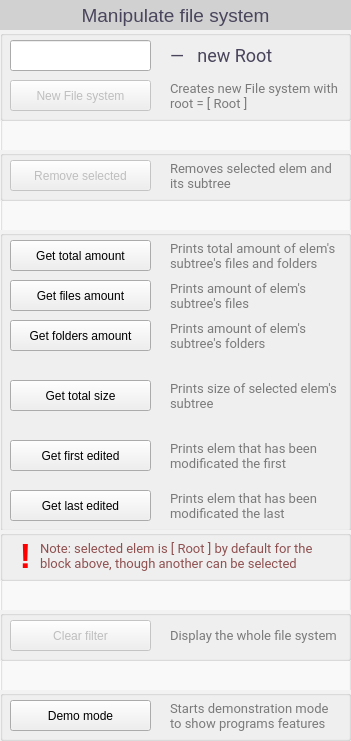
     <widget class="QGroupBox" name="ManipulateFileSystem">
      <property name="enabled">
       <bool>true</bool>
      </property>
      <property name="geometry">
       <rect>
        <x>1130</x>
        <y>20</y>
        <width>351</width>
        <height>741</height>
       </rect>
      </property>
      <property name="acceptDrops">
       <bool>false</bool>
      </property>
      <property name="styleSheet">
       <string notr="true">QGroupBox {
	background-color: #fcfcfc;
}
</string>
      </property>
      <property name="title">
       <string/>
      </property>
      <widget class="QLabel" name="label_114">
       <property name="geometry">
        <rect>
         <x>0</x>
         <y>0</y>
         <width>351</width>
         <height>31</height>
        </rect>
       </property>
       <property name="styleSheet">
        <string notr="true">QLabel {
	color: #4a455c;
	font-size: 19px;
	background-color: #d1d1d1;
	padding: 2px;
}</string>
       </property>
       <property name="text">
        <string>Manipulate file system</string>
       </property>
       <property name="alignment">
        <set>Qt::AlignCenter</set>
       </property>
      </widget>
      <widget class="QGroupBox" name="groupBox_51">
       <property name="geometry">
        <rect>
         <x>0</x>
         <y>230</y>
         <width>351</width>
         <height>301</height>
        </rect>
       </property>
       <property name="styleSheet">
        <string notr="true">QGroupBox {
	background-color: #f2f2f2;
	color: #4a455c;
	font-size: 17px;
	padding-top: 5px;
}</string>
       </property>
       <property name="title">
        <string/>
       </property>
       <widget class="QLabel" name="label_119">
        <property name="geometry">
         <rect>
          <x>170</x>
          <y>10</y>
          <width>171</width>
          <height>31</height>
         </rect>
        </property>
        <property name="styleSheet">
         <string notr="true">color: #7a7a7a;
font-size: 13px;
font-family: Roboto;</string>
        </property>
        <property name="text">
         <string>Prints total amount of elem's subtree's files and folders</string>
        </property>
        <property name="wordWrap">
         <bool>true</bool>
        </property>
       </widget>
       <widget class="QPushButton" name="getTotalAmountElemButton">
        <property name="enabled">
         <bool>true</bool>
        </property>
        <property name="geometry">
         <rect>
          <x>10</x>
          <y>10</y>
          <width>141</width>
          <height>31</height>
         </rect>
        </property>
        <property name="text">
         <string>Get total amount</string>
        </property>
       </widget>
       <widget class="QPushButton" name="getFilesAmountElemButton">
        <property name="enabled">
         <bool>true</bool>
        </property>
        <property name="geometry">
         <rect>
          <x>10</x>
          <y>50</y>
          <width>141</width>
          <height>31</height>
         </rect>
        </property>
        <property name="text">
         <string>Get files amount</string>
        </property>
       </widget>
       <widget class="QLabel" name="label_128">
        <property name="geometry">
         <rect>
          <x>170</x>
          <y>50</y>
          <width>171</width>
          <height>31</height>
         </rect>
        </property>
        <property name="styleSheet">
         <string notr="true">color: #7a7a7a;
font-size: 13px;
font-family: Roboto;</string>
        </property>
        <property name="text">
         <string>Prints amount of elem's subtree's files</string>
        </property>
        <property name="wordWrap">
         <bool>true</bool>
        </property>
       </widget>
       <widget class="QLabel" name="label_129">
        <property name="geometry">
         <rect>
          <x>170</x>
          <y>90</y>
          <width>171</width>
          <height>31</height>
         </rect>
        </property>
        <property name="styleSheet">
         <string notr="true">color: #7a7a7a;
font-size: 13px;
font-family: Roboto;</string>
        </property>
        <property name="text">
         <string>Prints amount of elem's subtree's folders</string>
        </property>
        <property name="wordWrap">
         <bool>true</bool>
        </property>
       </widget>
       <widget class="QPushButton" name="getFoldersAmountElemButton">
        <property name="enabled">
         <bool>true</bool>
        </property>
        <property name="geometry">
         <rect>
          <x>10</x>
          <y>90</y>
          <width>141</width>
          <height>31</height>
         </rect>
        </property>
        <property name="text">
         <string>Get folders amount</string>
        </property>
       </widget>
       <widget class="QLabel" name="label_117">
        <property name="geometry">
         <rect>
          <x>170</x>
          <y>150</y>
          <width>171</width>
          <height>31</height>
         </rect>
        </property>
        <property name="styleSheet">
         <string notr="true">color: #7a7a7a;
font-size: 13px;
font-family: Roboto;</string>
        </property>
        <property name="text">
         <string>Prints size of selected elem's subtree</string>
        </property>
        <property name="wordWrap">
         <bool>true</bool>
        </property>
       </widget>
       <widget class="QPushButton" name="getTotalSizeElemButton">
        <property name="enabled">
         <bool>true</bool>
        </property>
        <property name="geometry">
         <rect>
          <x>10</x>
          <y>150</y>
          <width>141</width>
          <height>31</height>
         </rect>
        </property>
        <property name="text">
         <string>Get total size</string>
        </property>
       </widget>
       <widget class="QPushButton" name="getFirstEditedElemButton">
        <property name="enabled">
         <bool>true</bool>
        </property>
        <property name="geometry">
         <rect>
          <x>10</x>
          <y>210</y>
          <width>141</width>
          <height>31</height>
         </rect>
        </property>
        <property name="text">
         <string>Get first edited</string>
        </property>
       </widget>
       <widget class="QLabel" name="label_131">
        <property name="geometry">
         <rect>
          <x>170</x>
          <y>210</y>
          <width>171</width>
          <height>31</height>
         </rect>
        </property>
        <property name="styleSheet">
         <string notr="true">color: #7a7a7a;
font-size: 13px;
font-family: Roboto;</string>
        </property>
        <property name="text">
         <string>Prints elem that has been modificated the first</string>
        </property>
        <property name="wordWrap">
         <bool>true</bool>
        </property>
       </widget>
       <widget class="QPushButton" name="getLastEditedElemButton">
        <property name="enabled">
         <bool>true</bool>
        </property>
        <property name="geometry">
         <rect>
          <x>10</x>
          <y>260</y>
          <width>141</width>
          <height>31</height>
         </rect>
        </property>
        <property name="text">
         <string>Get last edited</string>
        </property>
       </widget>
       <widget class="QLabel" name="label_130">
        <property name="geometry">
         <rect>
          <x>170</x>
          <y>260</y>
          <width>171</width>
          <height>31</height>
         </rect>
        </property>
        <property name="styleSheet">
         <string notr="true">color: #7a7a7a;
font-size: 13px;
font-family: Roboto;</string>
        </property>
        <property name="text">
         <string>Prints elem that has been modificated the last</string>
        </property>
        <property name="wordWrap">
         <bool>true</bool>
        </property>
       </widget>
      </widget>
      <widget class="QGroupBox" name="groupBox_54">
       <property name="geometry">
        <rect>
         <x>0</x>
         <y>150</y>
         <width>351</width>
         <height>51</height>
        </rect>
       </property>
       <property name="styleSheet">
        <string notr="true">QGroupBox {
	background-color: #f2f2f2;
	color: #4a455c;
	font-size: 17px;
	padding-top: 5px;
}</string>
       </property>
       <property name="title">
        <string/>
       </property>
       <widget class="QLabel" name="label_123">
        <property name="geometry">
         <rect>
          <x>170</x>
          <y>10</y>
          <width>171</width>
          <height>31</height>
         </rect>
        </property>
        <property name="styleSheet">
         <string notr="true">color: #7a7a7a;
font-size: 13px;
font-family: Roboto;</string>
        </property>
        <property name="text">
         <string>Removes selected elem and its subtree</string>
        </property>
        <property name="wordWrap">
         <bool>true</bool>
        </property>
       </widget>
       <widget class="QPushButton" name="removeSelectedElemButton">
        <property name="enabled">
         <bool>false</bool>
        </property>
        <property name="geometry">
         <rect>
          <x>10</x>
          <y>10</y>
          <width>141</width>
          <height>31</height>
         </rect>
        </property>
        <property name="text">
         <string>Remove selected</string>
        </property>
       </widget>
      </widget>
      <widget class="QGroupBox" name="groupBox_56">
       <property name="geometry">
        <rect>
         <x>0</x>
         <y>690</y>
         <width>351</width>
         <height>51</height>
        </rect>
       </property>
       <property name="styleSheet">
        <string notr="true">QGroupBox {
	background-color: #f2f2f2;
	color: #4a455c;
	font-size: 17px;
	padding-top: 5px;
}</string>
       </property>
       <property name="title">
        <string/>
       </property>
       <widget class="QLabel" name="label_124">
        <property name="geometry">
         <rect>
          <x>170</x>
          <y>10</y>
          <width>171</width>
          <height>31</height>
         </rect>
        </property>
        <property name="styleSheet">
         <string notr="true">color: #7a7a7a;
font-size: 13px;
font-family: Roboto;</string>
        </property>
        <property name="text">
         <string>Starts demonstration mode to show programs features</string>
        </property>
        <property name="wordWrap">
         <bool>true</bool>
        </property>
       </widget>
       <widget class="QPushButton" name="fileSystemDemoButton">
        <property name="enabled">
         <bool>true</bool>
        </property>
        <property name="geometry">
         <rect>
          <x>10</x>
          <y>10</y>
          <width>141</width>
          <height>31</height>
         </rect>
        </property>
        <property name="text">
         <string>Demo mode</string>
        </property>
       </widget>
      </widget>
      <widget class="QGroupBox" name="groupBox_60">
       <property name="geometry">
        <rect>
         <x>0</x>
         <y>610</y>
         <width>351</width>
         <height>51</height>
        </rect>
       </property>
       <property name="styleSheet">
        <string notr="true">QGroupBox {
	background-color: #f2f2f2;
	color: #4a455c;
	font-size: 17px;
	padding-top: 5px;
}</string>
       </property>
       <property name="title">
        <string/>
       </property>
       <widget class="QLabel" name="label_139">
        <property name="geometry">
         <rect>
          <x>170</x>
          <y>10</y>
          <width>171</width>
          <height>31</height>
         </rect>
        </property>
        <property name="styleSheet">
         <string notr="true">color: #7a7a7a;
font-size: 13px;
font-family: Roboto;</string>
        </property>
        <property name="text">
         <string>Display the whole file system</string>
        </property>
        <property name="wordWrap">
         <bool>true</bool>
        </property>
       </widget>
       <widget class="QPushButton" name="clearFilterElemButton">
        <property name="enabled">
         <bool>false</bool>
        </property>
        <property name="geometry">
         <rect>
          <x>10</x>
          <y>10</y>
          <width>141</width>
          <height>31</height>
         </rect>
        </property>
        <property name="text">
         <string>Clear filter</string>
        </property>
       </widget>
      </widget>
      <widget class="QGroupBox" name="groupBox_48">
       <property name="geometry">
        <rect>
         <x>0</x>
         <y>530</y>
         <width>351</width>
         <height>51</height>
        </rect>
       </property>
       <property name="styleSheet">
        <string notr="true">QGroupBox {
	background-color: #f2f2f2;
	color: #4a455c;
	font-size: 17px;
	padding-top: 5px;
}</string>
       </property>
       <property name="title">
        <string/>
       </property>
       <widget class="QLabel" name="label_102">
        <property name="geometry">
         <rect>
          <x>40</x>
          <y>0</y>
          <width>291</width>
          <height>51</height>
         </rect>
        </property>
        <property name="styleSheet">
         <string notr="true">color: #8f5050;
font-size: 13px;
font-family: Roboto;</string>
        </property>
        <property name="text">
         <string>Note: selected elem is [ Root ] by default for the block above, though another can be selected</string>
        </property>
        <property name="wordWrap">
         <bool>true</bool>
        </property>
       </widget>
       <widget class="QLabel" name="label_18">
        <property name="geometry">
         <rect>
          <x>10</x>
          <y>10</y>
          <width>31</width>
          <height>31</height>
         </rect>
        </property>
        <property name="styleSheet">
         <string notr="true">color: red;
font-size: 35px;
font-weight: bold;</string>
        </property>
        <property name="text">
         <string>!</string>
        </property>
        <property name="alignment">
         <set>Qt::AlignCenter</set>
        </property>
       </widget>
      </widget>
      <widget class="QGroupBox" name="groupBox_55">
       <property name="geometry">
        <rect>
         <x>0</x>
         <y>30</y>
         <width>351</width>
         <height>91</height>
        </rect>
       </property>
       <property name="styleSheet">
        <string notr="true">QGroupBox {
	background-color: #f2f2f2;
	color: #4a455c;
	font-size: 17px;
	padding-top: 5px;
}</string>
       </property>
       <property name="title">
        <string/>
       </property>
       <widget class="QLabel" name="label_142">
        <property name="geometry">
         <rect>
          <x>170</x>
          <y>50</y>
          <width>171</width>
          <height>31</height>
         </rect>
        </property>
        <property name="styleSheet">
         <string notr="true">color: #7a7a7a;
font-size: 13px;
font-family: Roboto;</string>
        </property>
        <property name="text">
         <string>Creates new File system with root = [ Root ]</string>
        </property>
        <property name="wordWrap">
         <bool>true</bool>
        </property>
       </widget>
       <widget class="QPushButton" name="newFileSystemButton">
        <property name="enabled">
         <bool>false</bool>
        </property>
        <property name="geometry">
         <rect>
          <x>10</x>
          <y>50</y>
          <width>141</width>
          <height>31</height>
         </rect>
        </property>
        <property name="text">
         <string>New File system</string>
        </property>
       </widget>
       <widget class="QLineEdit" name="newElemRootInput">
        <property name="geometry">
         <rect>
          <x>10</x>
          <y>10</y>
          <width>141</width>
          <height>31</height>
         </rect>
        </property>
        <property name="clearButtonEnabled">
         <bool>false</bool>
        </property>
       </widget>
       <widget class="QLabel" name="label_143">
        <property name="geometry">
         <rect>
          <x>170</x>
          <y>10</y>
          <width>161</width>
          <height>31</height>
         </rect>
        </property>
        <property name="styleSheet">
         <string notr="true">color: #4a455c;
font-size: 18px;
font-family: Roboto;</string>
        </property>
        <property name="text">
         <string>—   new Root</string>
        </property>
       </widget>
      </widget>
     </widget>
